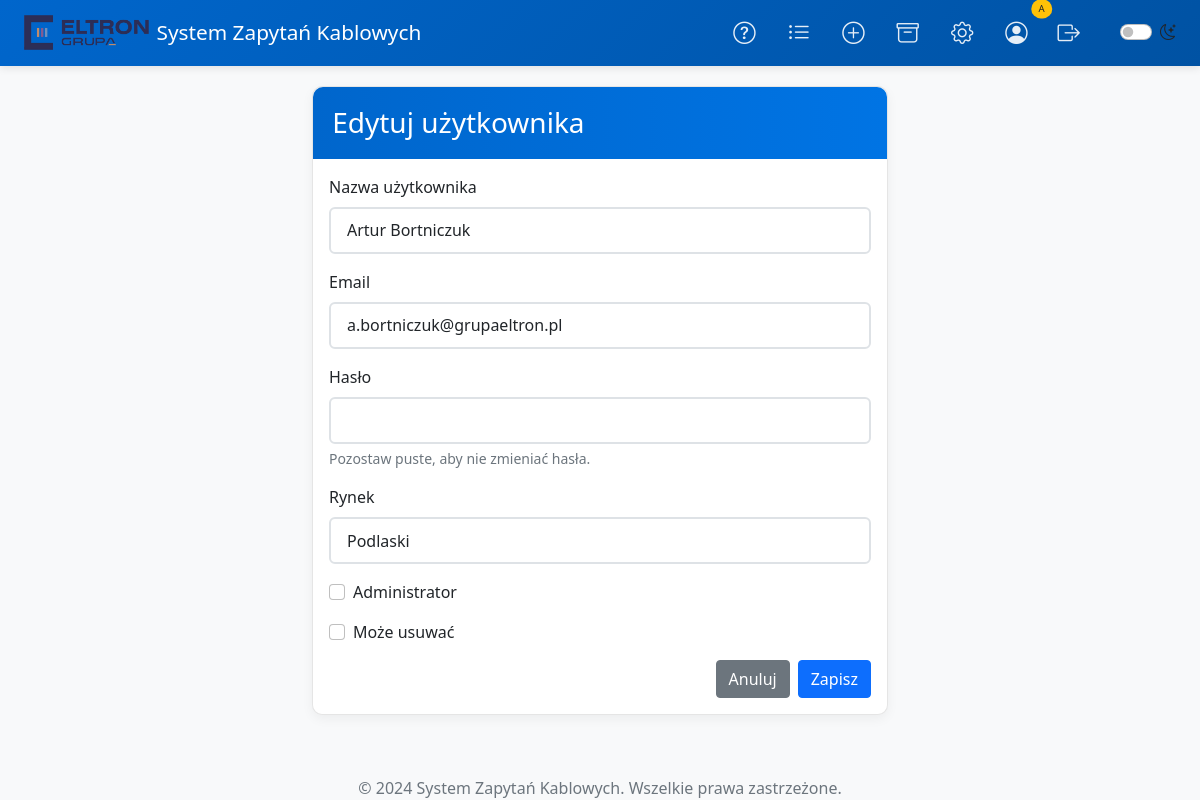
The app's page /admin/users/edit/8 (signed in) with its own data.
### models.py (models this page shows, shortened)
class User(UserMixin, db.Model):
    id = db.Column(db.Integer, primary_key=True)
    username = db.Column(db.String(100), unique=True, nullable=False)
    password_hash = db.Column(db.String(200), nullable=False)
    email = db.Column(db.String(120), unique=True, nullable=True)
    market = db.Column(db.String(50), nullable=True)
    is_admin = db.Column(db.Boolean, default=False)
    can_delete = db.Column(db.Boolean, default=False)

### routes/admin.py (the view, shortened to what this page needs)
@admin_bp.route('/users/edit/<int:user_id>', methods=['GET', 'POST'], endpoint='edit_user')
def edit_user(user_id):
    user = User.query.get_or_404(user_id)
    form = UserForm(obj=user)
    if request.method == 'GET':
        form.username.data = user.username
        form.email.data = user.email
        form.market.data = user.market
        form.is_admin.data = user.is_admin
        form.can_delete.data = user.can_delete
    return render_template('admin/user_form.html', form=form, title="Edytuj użytkownika", user=user)

### forms.py
class UserForm(FlaskForm):
    username = StringField('Nazwa użytkownika', validators=[DataRequired()])
    email = StringField('Email')
    password = PasswordField('Hasło')
    market = StringField('Rynek')
    is_admin = BooleanField('Administrator')
    can_delete = BooleanField('Może usuwać')  # Dodaj ten import na początku pliku

### app.py (called while the page is built)
@app.context_processor
def utility_processor():
    def format_datetime(dt):
        if dt.tzinfo is None:
            dt = dt.replace(tzinfo=timezone.utc)
        local_dt = dt.astimezone(ZoneInfo("Europe/Warsaw"))
        return local_dt.strftime('%Y-%m-%d %H:%M:%S')
    return {
        'format_datetime': format_datetime,
        'datetime': datetime
    }

### routes/admin.py (called while the page is built)
@admin_bp.before_request
@login_required
def require_admin():
    if not session.get('is_admin'):
        flash('Brak dostępu. Wymagane uprawnienia administratora.', 'danger')
        return redirect(url_for('main.index'))

### utils.py (called while the page is built)
def login_required(f):
    @wraps(f)
    def decorated_function(*args, **kwargs):
        if not session.get('logged_in'):
            flash('Musisz się zalogować, aby uzyskać dostęp do tej strony.', 'warning')
            session['next_url'] = request.url
            return redirect(url_for('auth.login')) # Updated to point to blueprint
        return f(*args, **kwargs)
    return decorated_function

### templates/admin/user_form.html (shortened to what this page needs)
{% extends "base.html" %}
{% block content %}
<div class="row justify-content-center">
    <div class="col-md-6">
        <div class="card">
            <div class="card-header">
                <h3 class="card-title mb-0">{{ title }}</h3>
            </div>
            <div class="card-body">
                <form method="POST" novalidate>
                    <div class="mb-3">
                        {{ form.username.label(class="form-label") }}
                        {{ form.username(class="form-control") }}
                    </div>
                    <div class="mb-3">
                        {{ form.email.label(class="form-label") }}
                        {{ form.email(class="form-control") }}
                    </div>
                    <div class="mb-3">
                        {{ form.password.label(class="form-label") }}
                        {{ form.password(class="form-control") }}
                        {% if title.startswith('Edytuj') %}
                        <div class="form-text">Pozostaw puste, aby nie zmieniać hasła.</div>
                        {% endif %}
                    </div>
                    <div class="mb-3">
                        {{ form.market.label(class="form-label") }}
                        {{ form.market(class="form-control") }}
                    </div>
                    <div class="mb-3 form-check">
                        {{ form.is_admin(class="form-check-input") }}
                        {{ form.is_admin.label(class="form-check-label") }}
                    </div>
                    <div class="mb-3 form-check">
                        {{ form.can_delete(class="form-check-input") }}
                        {{ form.can_delete.label(class="form-check-label") }}
                    </div>
                    <div class="d-flex justify-content-end gap-2">
                        <a href="{{ url_for('admin.users_list') }}" class="btn btn-secondary">Anuluj</a>
                        <button type="submit" class="btn btn-primary">Zapisz</button>
                    </div>
                </form>
            </div>
        </div>
    </div>
</div>
{% endblock %}

### static/css/style.css (style rules this page uses)
:root { --bg-color: #f8f9fa; --text-color: #212529; --card-bg: #ffffff; --border-color: rgba(0, 0, 0, .125); --input-bg: #ffffff; --input-text: #212529; }
body { min-height: 100vh; display: flex; flex-direction: column; background-color: var(--bg-color); color: var(--text-color); transition: background-color 0.3s, color 0.3s; }
.card { background-color: var(--card-bg); border-color: var(--border-color); }
.form-control, .form-select { background-color: var(--input-bg); color: var(--input-text); border-color: var(--border-color); }
.card { box-shadow: 0 4px 12px rgba(0, 0, 0, .05); border-radius: 10px; border: 1px solid rgba(0, 0, 0, .1); transition: all 0.3s ease; }
.card-header { background: linear-gradient(to right, #0066cc, #0074e4); color: white; border-radius: 10px 10px 0 0 !important; border: none; padding: 1.2rem; }
.form-control { border-radius: 6px; padding: 0.6rem 1rem; border: 2px solid #dee2e6; transition: all 0.3s ease; }
.table tr, .card, .alert { animation: fadeIn 0.3s ease-out forwards; }

### records on screen
User: username "Artur Bortniczuk", email "a.bortniczuk@grupaeltron.pl", market "Podlaski"
User: is_admin.label "Administrator"

### other values on screen
{{ title }} "Edytuj użytkownika"
